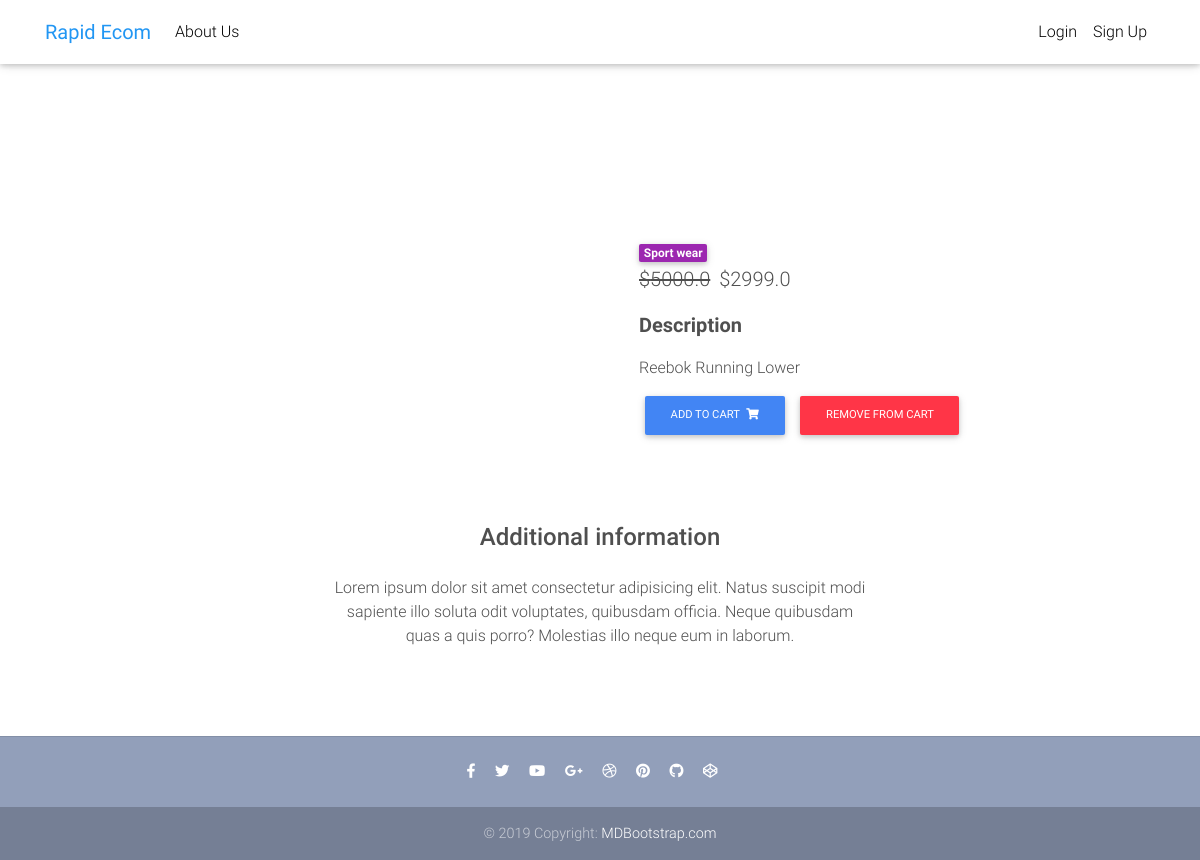
Screenshot of /ecom/product/test-product1/ with the database file from the repository.
### Ecommerce/models.py (models this page shows, shortened)
class Item(models.Model):
    title = models.CharField(max_length=100)
    price = models.FloatField()
    discount_price = models.FloatField(blank=True, null=True)
    category = models.CharField(choices=CATEGORY_CHOICES, max_length=2)
    label = models.CharField(choices=LABEL_CHOICES, max_length=1)
    slug = models.SlugField()
    description = models.TextField()
    def get_add_to_cart_url(self):
        return reverse("add_to_cart", kwargs={"slug": self.slug})
    def get_remove_from_cart_url(self):
        return reverse("remove_from_cart", kwargs={"slug": self.slug})

### Ecommerce/views.py (the view)
# urls.py: path("product/<slug>/", ItemDetailView.as_view(), name="product-page"),
class ItemDetailView(DetailView):
    model = Item
    template_name = "product-page.html"

### Ecommerce/templates/product-page.html (shortened to what this page needs)
{% extends 'base.html' %}
{% block content %}
<main class="mt-5 pt-4">
  <div class="container dark-grey-text mt-5">
    <div class="row wow fadeIn">
      <div class="col-md-6 mb-4">
      </div>
      <div class="col-md-6 mb-4">
        <div class="p-4">
          <div class="mb-3">
            <a href="">
              <span class="badge purple mr-1">{{ object.get_category_display }}</span>
            </a>
            <p class="lead">
              {% if object.discount_price %}
              <span class="mr-1">
                <del>${{ object.price }}</del>
              </span>
              <span>${{ object.discount_price }}</span>
              {% else %}
              <span>${{ object.price }}</span>
              {% endif %}
            </p>
            <p class="lead font-weight-bold">Description</p>
            <p>{{ object.description }}</p>
            <a href="{{ object.get_add_to_cart_url }}" class="btn btn-primary btn-md my-0 p">
              Add to cart
              <i class="fas fa-shopping-cart ml-1"></i>
            </a>
            <a href="{{ object.get_remove_from_cart_url }}" class="btn btn-danger btn-md my-0 p">
              Remove from cart
            </a>
          </div>
        </div>
      </div>
      <div class="row d-flex justify-content-center wow fadeIn">
        <div class="col-md-6 text-center">
          <h4 class="my-4 h4">Additional information</h4>
          <p>Lorem ipsum dolor sit amet consectetur adipisicing elit. Natus suscipit modi sapiente illo soluta odit
            voluptates,
            quibusdam officia. Neque quibusdam quas a quis porro? Molestias illo neque eum in laborum.</p>
        </div>
      </div>
      <div class="row wow fadeIn">
        <div class="col-lg-4 col-md-12 mb-4">
        </div>
        <div class="col-lg-4 col-md-6 mb-4">
        </div>
        <div class="col-lg-4 col-md-6 mb-4">
        </div>
      </div>
    </div>
</main>
{% endblock content %}

### Ecommerce/templates/base.html (style rules this page uses)
html, body, header, .carousel { height: 12vh; }

### rows the page displays
Item: category "Sport wear", price "5000.0", discount_price "2999.0", description "Reebok Running Lower"
